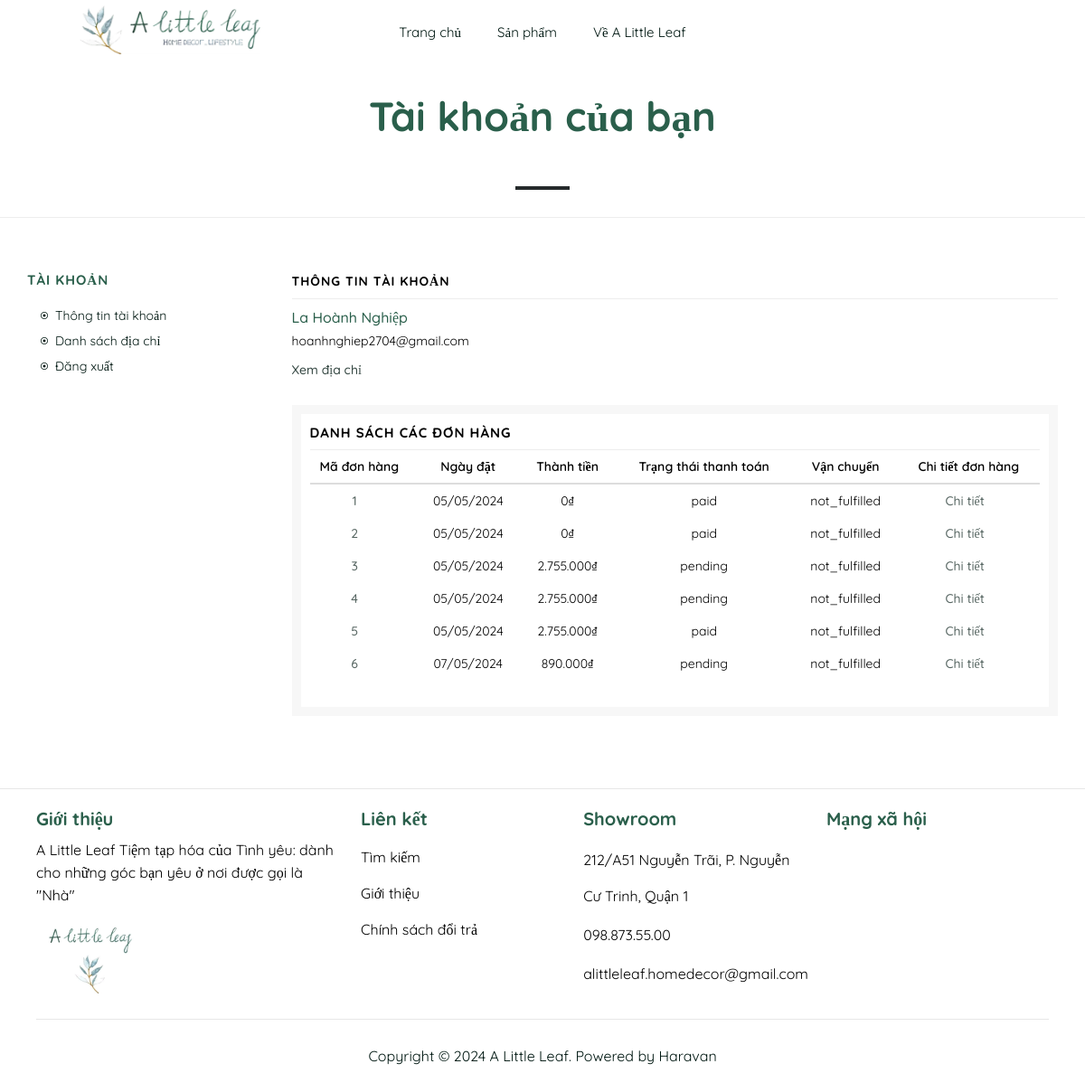
Page /account.php (signed in) on the earlier database version.
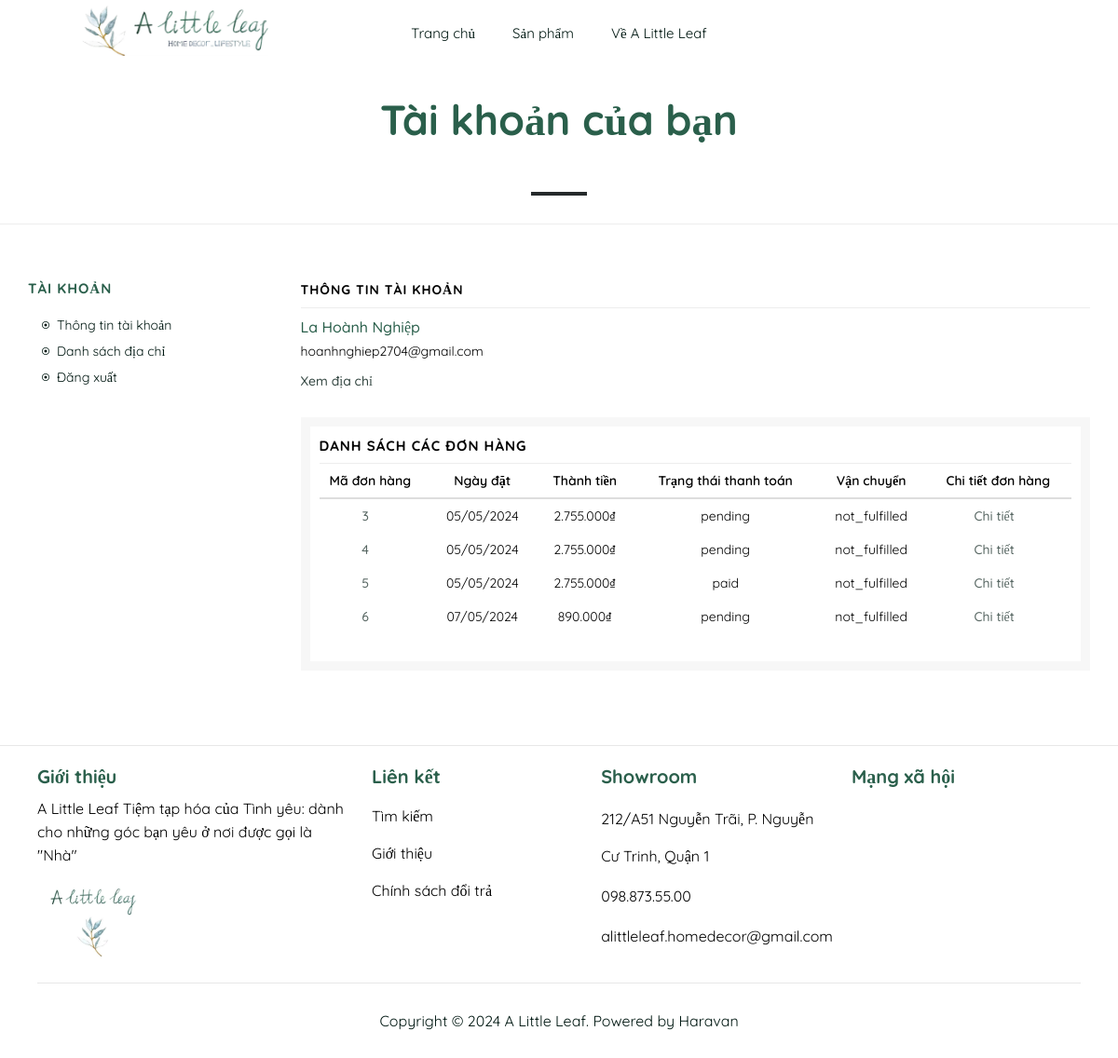
Same page on the later database version.
### tables this page shows
CREATE TABLE `bill` (
  `bill_id` int(11) NOT NULL,
  `id_user` int(11) NOT NULL,
  `date_created` date NOT NULL,
  `total_amount` int(11) NOT NULL,
  `phone` text NOT NULL,
  `shipping_address` text NOT NULL,
  `checkout_method` enum('online','cod') NOT NULL,
  `payment_status` enum('pending','paid') NOT NULL,
  `is_confirmed` int(11) NOT NULL,
  `shipping_status` enum('fulfilled','not_fulfilled') NOT NULL,
  `note` text NOT NULL
);

### function/database_function.php (called while the page is built, shortened)
<?php
    function getBill($conn, $user_id) {
        $query = "SELECT * FROM Bill WHERE id_user = '$user_id'";
        $result = mysqli_query($conn, $query);
        return $result;
    }
?>

### account.php (the view, shortened to what the changed rows need)
<!DOCTYPE html>
<html lang="en">
<head>
    <link rel="stylesheet" href="css/header.css?v=<?php echo time();?>">
    <link rel="stylesheet" href="css/footer.css?v=<?php echo time();?>">
    <link rel="stylesheet" href="css/account.css?v=<?php echo time();?>">
    <link rel="stylesheet" href="css/cart-search.css?v=<?php echo time();?>">
</head>
<body>
    <div id="main-body" class="main-body">
        <?php
            $conn = connectDatabase();
            $user_id = $_SESSION['user_id'];
        ?>
        <div class="layout-account">
            <div class="account-header">
                <h1>Tài khoản của bạn</h1>
            </div>
            <div class="account-content">
                <div class="row">
                    <div class="customer-sidebar-wrap">
                        <div class="row-inside">
                            <div class="customer-sidebar">
                                <?php
                                    if (isset($_SESSION['logged']) && isset($_SESSION['email']) && isset($_SESSION['fullname'])) {
                                        echo '<h2 class="account-name">'. $_SESSION['fullname'] .'</h2>';
                                    }
                                    else {
                                        echo 'Chưa có dữ liệu';
                                    }
                                ?>
                            </div>
                            <div class="customer-table-wrap">
                                <div class="customer-table-bg">
                                <?php
                                    require_once "./function/database_function.php";
                                    $result = getBill($conn, $user_id);
                                    if (mysqli_num_rows($result) == 0) {
                                        echo '<p>Bạn chưa đặt mua sản phẩm</p>';
                                    }
                                    else {
                                ?>
                                    <div class="table-wrap">
                                        <table class="table">
                                            <thead>
                                                <th class="order-number text-center">Mã đơn hàng</th>
                                                <th class="date text-center">Ngày đặt</th>
                                                <th class="total text-center">Thành tiền</th>
                                                <th class="payment-status text-center">Trạng thái thanh toán</th>
                                                <th class="fulfillment-status text-center">Vận chuyển</th>
                                                <th class="order-detail text-center">Chi tiết đơn hàng</th>
                                            </thead>
                                            <tbody>
                                            <?php
                                                while ($row = mysqli_fetch_assoc($result)) {
                                                    echo '<tr class="order">';
                                                        echo '<td class="text-center">';
                                                            echo '<a href="">'. $row['bill_id'] .'</a>';
                                                        echo '</td>';
                                                        echo '<td class="text-center">';
                                                            echo '<span>'. date("d/m/Y", strtotime($row['date_created'])) .'</span>';
                                                        echo '</td>';
                                                        echo '<td class="text-center">';
                                                            echo '<span class="total-money">'.number_format($row['total_amount'], 0, ',', '.') .'₫</span>';
                                                        echo '</td>';
                                                        echo '<td class="text-center">';
                                                            echo '<span class="status-'.$row['payment_status'].'">'. $row['payment_status'] .'</span>';
                                                        echo '</td>';
                                                        echo '<td class="text-center">';
                                                            echo '<span class="status-'.$row['shipping_status'].'">'.$row['shipping_status'].'</span>';
                                                        echo '</td>';
                                                        echo '<td class="text-center">';
                                                            echo '<span class="detail-'.$row['shipping_status'].'"><a href="./order-detail.php?bill-id='. $row['bill_id'] .'">Chi tiết</a></span>';
                                                        echo '</td>';
                                                    echo '</tr>';
                                                }
                                            ?>
                                            </tbody>
                                        </table>
                                    </div>
                                <?php
                                    }
                                ?>
                                </div>
                            </div>
                        </div>
                    </div>
                </div>
            </div>
        </div>
    </div>
</body>
</html>

Differences in the rows shown:
removed bill: bill_id "1", date_created "05/05/2024", total_amount "0", payment_status "paid", shipping_status "not_fulfilled"
removed bill: bill_id "2", date_created "05/05/2024", total_amount "0", payment_status "paid", shipping_status "not_fulfilled"
